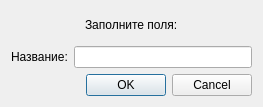
<?xml version="1.0" encoding="UTF-8"?>
<ui version="4.0">
 <class>AddGenreDialog</class>
 <widget class="QDialog" name="AddGenreDialog">
  <property name="geometry">
   <rect>
    <x>0</x>
    <y>0</y>
    <width>263</width>
    <height>107</height>
   </rect>
  </property>
  <property name="windowTitle">
   <string>Жанр</string>
  </property>
  <layout class="QGridLayout" name="gridLayout">
   <item row="0" column="0" colspan="2" alignment="Qt::AlignmentFlag::AlignHCenter|Qt::AlignmentFlag::AlignVCenter">
    <widget class="QLabel" name="label">
     <property name="text">
      <string>Заполните поля:</string>
     </property>
    </widget>
   </item>
   <item row="1" column="0">
    <widget class="QLabel" name="label_2">
     <property name="text">
      <string>Название:</string>
     </property>
    </widget>
   </item>
   <item row="1" column="1">
    <widget class="QLineEdit" name="genreNamelineEdit"/>
   </item>
   <item row="2" column="1">
    <widget class="QDialogButtonBox" name="buttonBox">
     <property name="orientation">
      <enum>Qt::Orientation::Horizontal</enum>
     </property>
     <property name="standardButtons">
      <set>QDialogButtonBox::StandardButton::Cancel|QDialogButtonBox::StandardButton::Ok</set>
     </property>
    </widget>
   </item>
  </layout>
 </widget>
 <resources/>
 <connections>
  <connection>
   <sender>buttonBox</sender>
   <signal>accepted()</signal>
   <receiver>AddGenreDialog</receiver>
   <slot>accept()</slot>
   <hints>
    <hint type="sourcelabel">
     <x>248</x>
     <y>254</y>
    </hint>
    <hint type="destinationlabel">
     <x>157</x>
     <y>274</y>
    </hint>
   </hints>
  </connection>
  <connection>
   <sender>buttonBox</sender>
   <signal>rejected()</signal>
   <receiver>AddGenreDialog</receiver>
   <slot>reject()</slot>
   <hints>
    <hint type="sourcelabel">
     <x>316</x>
     <y>260</y>
    </hint>
    <hint type="destinationlabel">
     <x>286</x>
     <y>274</y>
    </hint>
   </hints>
  </connection>
 </connections>
</ui>
